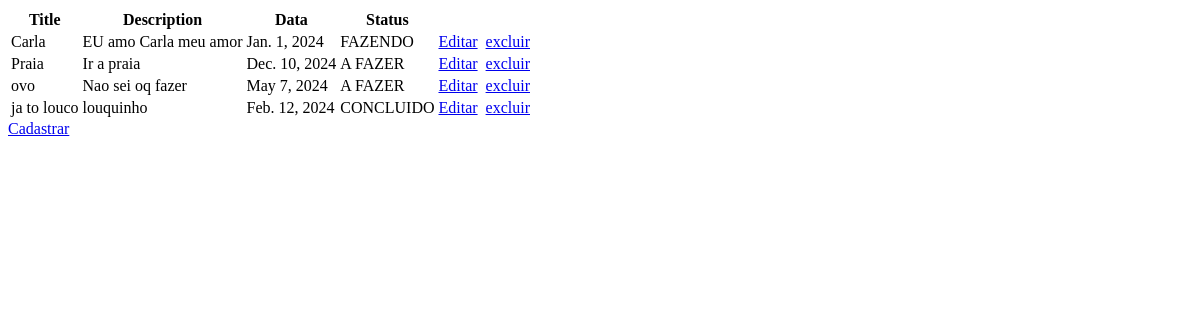
Page /app/list_tasks on the earlier database version.
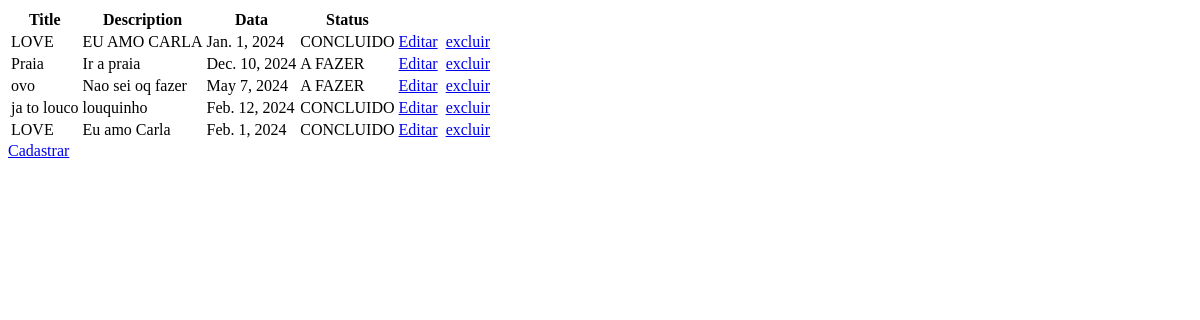
Same page on the later database version.
### app/models.py (models this page shows)
class Tasks(models.Model):
    STATUS_CHOICES =[
        (1, 'A FAZER'),
        (2, 'FAZENDO'),
        (3, 'CONCLUIDO')
    ]
    status = models.IntegerField(choices=STATUS_CHOICES)
    def get_status_display(self):
        return dict(self.STATUS_CHOICES)[self.status]
    title = models.CharField(max_length=80, null=False, blank=False)
    description = models.TextField(null=False, blank=False)
    data = models.DateField(null=False, blank=False)
    status = models.IntegerField(choices=STATUS_CHOICES, null=False, blank=False)

### app/views.py (the view)
# urls.py: path('list_tasks', list_tasks, name='list_tasks'),
def list_tasks(request):
    tarefas = Tasks.objects.all()
    return render(request, 'list_task.html', {'tarefas': tarefas})

### app/templates/list_task.html (shortened to what this page needs)
<!DOCTYPE html>
<html lang="en">
<head>
</head>
<body>
    <table>
        <tr>
            <th>Title</th>
            <th>Description</th>
            <th>Data</th>
            <th>Status</th>
        </tr>
        {% for task in tarefas %}
        <tr>
            <td>{{task.title}}</td>
            <td>{{task.description}}</td>
            <td>{{task.data}}</td>
            <td>{{task.get_status_display}}</td>
            <td><a href="{% url 'list_edit' pk=task.pk %}">Editar</a></td>
            <td></td>
            <td><a href="{% url 'delete_task' pk=task.pk %}">excluir</a></td>
        </tr>
        {% endfor %}
    </table>
    <a href="{% url 'cadastre_task' %}" >Cadastrar</a>
</body>
</html>

Differences in the rows shown:
changed Tasks: title "Carla" → "LOVE"; description "EU amo Carla meu amor" → "EU AMO CARLA"; status "FAZENDO" → "CONCLUIDO"
added Tasks: title "LOVE", description "Eu amo Carla", data "Feb. 1, 2024", status "CONCLUIDO"
